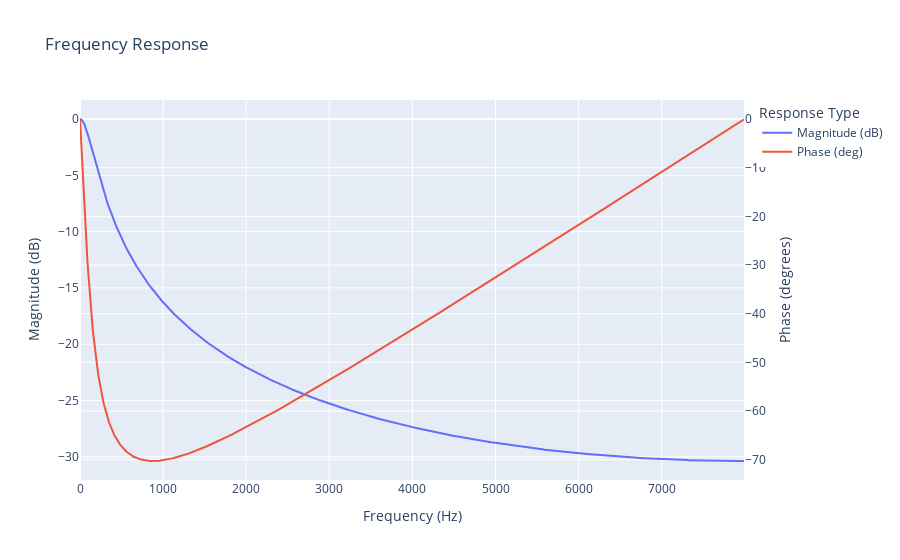

Write notebook code for a chart like this one.
### Markdown cell above
## Lowpass Filter

### Code cell
tau_lpf = Q(1.0, 'msec')
f0_lpf = calc_f0_from_tau(tau_lpf).to('Hz')
print(f"tau_lpf={tau_lpf:.3f}, f0_lpf={f0_lpf:.3f}")
tau_over_T_lpf = (tau_lpf / T_UEV_mic).to('')
print(f"tau_over_T_lpf={tau_over_T_lpf:.3f}")

w, h = sp.signal.freqz(
    b=[1],
    a=[tau_over_T_lpf+1, -tau_over_T_lpf],
    worN=1000,
    fs=f_UEV_mic.magnitude,
    plot=plot_frequency_response
)

### Figure 1 — Plotly figure (JSON) as saved in the notebook; plotly's stock layout.template omitted (floating-point values rounded to 4 significant figures; data arrays with more than 128 entries replaced by an {"elided": "..."} marker saying what was removed)
{"data": [{"mode": "lines", "name": "Magnitude (dB)", "type": "scatter", "x": {"elided": "1000 float values"}, "y": {"elided": "1000 float values"}, "yaxis": "y"}, {"mode": "lines", "name": "Phase (deg)", "type": "scatter", "x": {"elided": "1000 float values"}, "y": {"elided": "1000 float values"}, "yaxis": "y2"}], "layout": {"legend": {"title": {"text": "Response Type"}}, "title": {"text": "Frequency Response"}, "xaxis": {"title": {"text": "Frequency (Hz)"}}, "yaxis": {"side": "left", "title": {"text": "Magnitude (dB)"}}, "yaxis2": {"overlaying": "y", "side": "right", "title": {"text": "Phase (degrees)"}}}}
